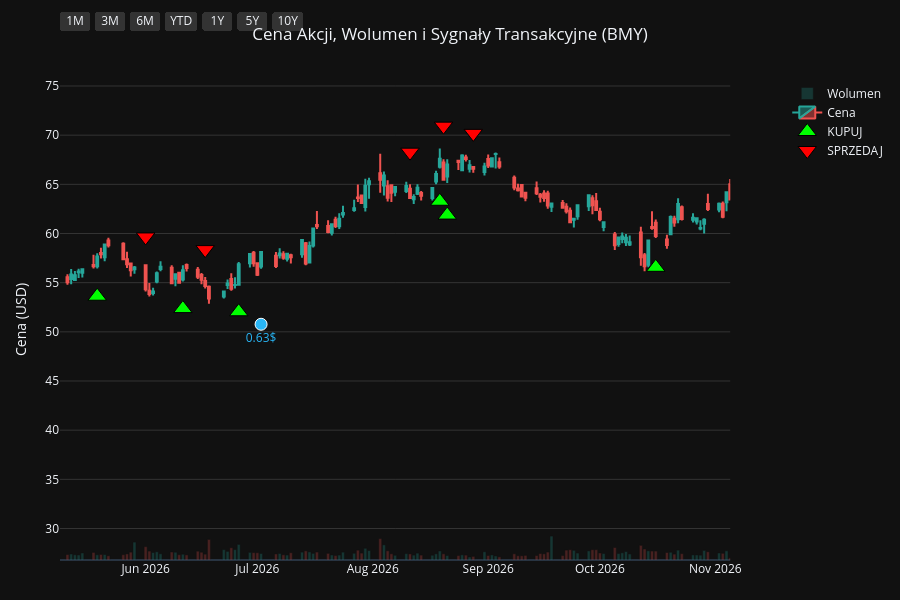
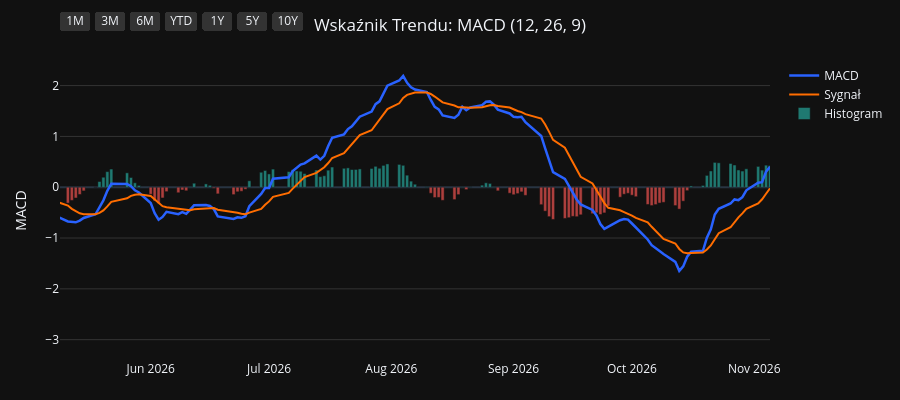
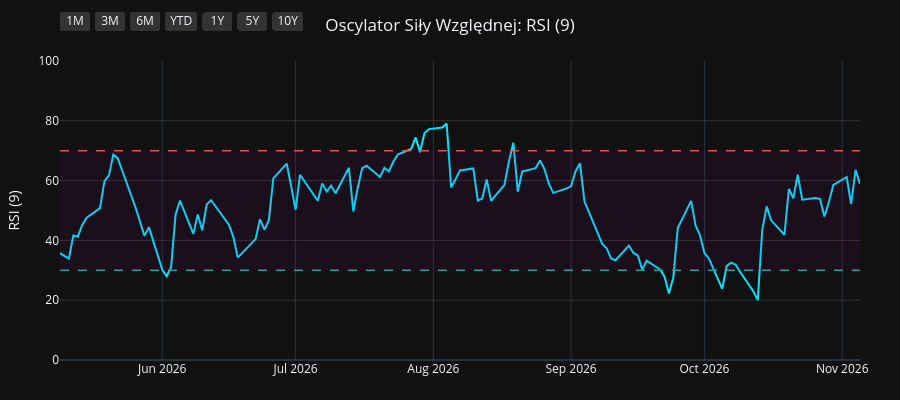
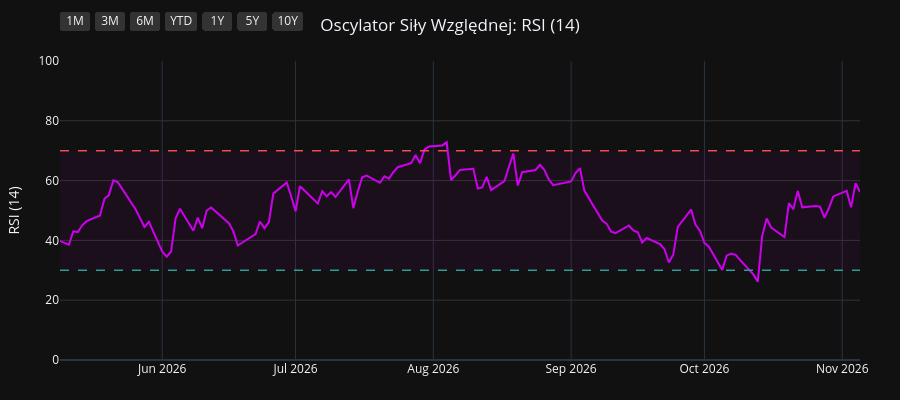

Notebook cell for these charts, in order:
### Code cell
import os
import yfinance as yf
import pandas as pd
import pandas_ta as ta
import plotly.graph_objects as go
from plotly.subplots import make_subplots

# 1. Pobranie i przygotowanie danych
symbol = os.environ.get("STOCK_TICKER", "").strip().upper()
if not symbol:
    raise RuntimeError("Set STOCK_TICKER before running price_extractor.ipynb")
df = yf.Ticker(symbol).history(period="10y")
df.index = df.index.tz_localize(None)

# Wskaźniki i sygnały
df.ta.macd(fast=12, slow=26, signal=9, append=True)
df.ta.rsi(length=9, append=True)
df.ta.rsi(length=14, append=True)
df.ta.rsi(length=21, append=True)
df.dropna(inplace=True)

macd = df['MACD_12_26_9']
signal = df['MACDs_12_26_9']
wczorajszy_macd = macd.shift(1)
wczorajszy_signal = signal.shift(1)

df['Decyzja'] = 'BRAK'
df.loc[(macd > signal) & (wczorajszy_macd <= wczorajszy_signal), 'Decyzja'] = 'KUPUJ'
df.loc[(macd < signal) & (wczorajszy_macd >= wczorajszy_signal), 'Decyzja'] = 'SPRZEDAJ'

df_kupuj = df[df['Decyzja'] == 'KUPUJ']
df_sprzedaj = df[df['Decyzja'] == 'SPRZEDAJ']
df_dywidendy = df[df['Dividends'] > 0]
df_splity = df[df['Stock Splits'] > 0]

# Wspólna konfiguracja osi X
konfiguracja_osi_x = dict(
    type="date",
    showspikes=True, spikemode="across", spikesnap="cursor", spikedash="dot", spikecolor="#ffffff", spikethickness=1, hoverformat="%Y-%m-%d",
    rangeselector=dict(
        buttons=list([
            dict(count=1, label="1M", step="month", stepmode="backward"),
            dict(count=3, label="3M", step="month", stepmode="backward"),
            dict(count=6, label="6M", step="month", stepmode="backward"),
            dict(count=1, label="YTD", step="year", stepmode="todate"),
            dict(count=1, label="1Y", step="year", stepmode="backward"),
            dict(count=5, label="5Y", step="year", stepmode="backward"),
            dict(step="all", label="10Y")
        ]),
        bgcolor="#333333", activecolor="#2962ff", x=0, y=1.1
    )
)

# ==========================================
# WYKRES 1: CENA + WOLUMEN + SYGNAŁY
# ==========================================
fig1 = make_subplots(specs=[[{"secondary_y": True}]])

kolory_wolumenu = ['#26a69a' if row['Close'] >= row['Open'] else '#ef5350' for index, row in df.iterrows()]
fig1.add_trace(go.Bar(x=df.index, y=df['Volume'], marker_color=kolory_wolumenu, opacity=0.25, name='Wolumen'), secondary_y=True)
fig1.add_trace(go.Candlestick(x=df.index, open=df['Open'], high=df['High'], low=df['Low'], close=df['Close'], name='Cena', increasing_line_color='#26a69a', decreasing_line_color='#ef5350'), secondary_y=False)
fig1.add_trace(go.Scatter(x=df_kupuj.index, y=df_kupuj['Low'] * 0.95, customdata=df_kupuj[['Low', 'High']], mode='markers', marker=dict(symbol='triangle-up', size=16, color='#00ff00', line=dict(width=1, color='black')), name='KUPUJ', hovertemplate='KUPUJ<br>Najniższa: %{customdata[0]:.2f}<br>Najwyższa: %{customdata[1]:.2f}<extra></extra>'), secondary_y=False)
fig1.add_trace(go.Scatter(x=df_sprzedaj.index, y=df_sprzedaj['High'] * 1.05, customdata=df_sprzedaj[['Low', 'High']], mode='markers', marker=dict(symbol='triangle-down', size=16, color='#ff0000', line=dict(width=1, color='black')), name='SPRZEDAJ', hovertemplate='SPRZEDAJ<br>Najniższa: %{customdata[0]:.2f}<br>Najwyższa: %{customdata[1]:.2f}<extra></extra>'), secondary_y=False)

if not df_dywidendy.empty:
    fig1.add_trace(go.Scatter(x=df_dywidendy.index, y=df_dywidendy['Low'] * 0.90, mode='markers+text', marker=dict(symbol='circle', size=12, color='#29b6f6', line=dict(width=1, color='white')), text=df_dywidendy['Dividends'].apply(lambda x: f"{x}$"), textposition="bottom center", name='Dywidenda', showlegend=False, hovertemplate='Dywidenda: %{text}<extra></extra>', textfont=dict(color="#29b6f6")), secondary_y=False)
if not df_splity.empty:
                    fig1.add_trace(go.Scatter(x=df_splity.index, y=df_splity['High'], mode='markers+text', marker=dict(symbol='star', size=16, color='#ffee58', line=dict(width=1, color='black')), text=df_splity['Stock Splits'].apply(lambda x: f"{x:g}:1" if x >= 1 else f"1:{1 / x:g}"), textposition="top center", name='Split', hovertemplate='%{text}<extra></extra>', textfont=dict(color="#ffee58")), secondary_y=False)

fig1.update_layout(title=dict(text=f"Cena Akcji, Wolumen i Sygnały Transakcyjne ({symbol})", x=0.5, xanchor='center'), dragmode='pan', xaxis_rangeslider_visible=False, template='plotly_dark', height=600, hovermode='x unified', margin=dict(l=60, r=40, t=60, b=40))
fig1.update_xaxes(**konfiguracja_osi_x)
fig1.update_xaxes(range=[df.index.max() - pd.Timedelta(days=180), df.index.max()])
fig1.update_yaxes(title_text="Cena (USD)", secondary_y=False, gridcolor='#333333')
fig1.update_yaxes(range=[0, df['Volume'].max() * 4], showgrid=False, showticklabels=False, secondary_y=True)
fig1.show(config={'scrollZoom': True})

# ==========================================
# WYKRES 2: WSKAŹNIK MACD
# ==========================================
fig2 = go.Figure()
fig2.add_trace(go.Scatter(x=df.index, y=df['MACD_12_26_9'], line=dict(color='#2962ff', width=2.5), name='MACD'))
fig2.add_trace(go.Scatter(x=df.index, y=df['MACDs_12_26_9'], line=dict(color='#ff6d00', width=2), name='Sygnał'))
kolory_macd = ['#26a69a' if val >= 0 else '#ef5350' for val in df['MACDh_12_26_9']]
fig2.add_trace(go.Bar(x=df.index, y=df['MACDh_12_26_9'], marker_color=kolory_macd, name='Histogram', opacity=0.7))
fig2.update_layout(title=dict(text="Wskaźnik Trendu: MACD (12, 26, 9)", x=0.5, xanchor='center'), dragmode='pan', xaxis_rangeslider_visible=False, template='plotly_dark', height=400, hovermode='x unified', margin=dict(l=60, r=40, t=60, b=40))
fig2.update_xaxes(**konfiguracja_osi_x)
fig2.update_xaxes(range=[df.index.max() - pd.Timedelta(days=180), df.index.max()])
fig2.update_yaxes(title_text="MACD", gridcolor='#333333')
fig2.show(config={'scrollZoom': True})

# ==========================================
# WYKRES 3: OSCYLATOR RSI (9)
# ==========================================
fig3 = go.Figure()
fig3.add_trace(go.Scatter(x=df.index, y=df['RSI_9'], line=dict(color='#00e5ff', width=2), name='RSI (9)'))
fig3.add_hline(y=70, line_dash="dash", line_color="#ef5350", line_width=1.5)
fig3.add_hline(y=30, line_dash="dash", line_color="#26a69a", line_width=1.5)
fig3.add_hrect(y0=30, y1=70, line_width=0, fillcolor="purple", opacity=0.1)
fig3.update_layout(title=dict(text="Oscylator Siły Względnej: RSI (9)", x=0.5, xanchor='center'), dragmode='pan', xaxis_rangeslider_visible=False, template='plotly_dark', height=400, hovermode='x unified', margin=dict(l=60, r=40, t=60, b=40))
fig3.update_xaxes(**konfiguracja_osi_x)
fig3.update_xaxes(range=[df.index.max() - pd.Timedelta(days=180), df.index.max()])
fig3.update_yaxes(title_text="RSI (9)", range=[0, 100], gridcolor='#333333')
fig3.show(config={'scrollZoom': True})

# ==========================================
# WYKRES 4: OSCYLATOR RSI (14)
# ==========================================
fig4 = go.Figure()
fig4.add_trace(go.Scatter(x=df.index, y=df['RSI_14'], line=dict(color='#d500f9', width=2), name='RSI (14)'))
fig4.add_hline(y=70, line_dash="dash", line_color="#ef5350", line_width=1.5)
fig4.add_hline(y=30, line_dash="dash", line_color="#26a69a", line_width=1.5)
fig4.add_hrect(y0=30, y1=70, line_width=0, fillcolor="purple", opacity=0.1)
fig4.update_layout(title=dict(text="Oscylator Siły Względnej: RSI (14)", x=0.5, xanchor='center'), dragmode='pan', xaxis_rangeslider_visible=False, template='plotly_dark', height=400, hovermode='x unified', margin=dict(l=60, r=40, t=60, b=40))
fig4.update_xaxes(**konfiguracja_osi_x)
fig4.update_xaxes(range=[df.index.max() - pd.Timedelta(days=180), df.index.max()])
fig4.update_yaxes(title_text="RSI (14)", range=[0, 100], gridcolor='#333333')
fig4.show(config={'scrollZoom': True})

# ==========================================
# WYKRES 5: OSCYLATOR RSI (21)
# ==========================================
fig5 = go.Figure()
fig5.add_trace(go.Scatter(x=df.index, y=df['RSI_21'], line=dict(color='#64dd17', width=2), name='RSI (21)'))
fig5.add_hline(y=70, line_dash="dash", line_color="#ef5350", line_width=1.5)
fig5.add_hline(y=30, line_dash="dash", line_color="#26a69a", line_width=1.5)
fig5.add_hrect(y0=30, y1=70, line_width=0, fillcolor="purple", opacity=0.1)
fig5.update_layout(title=dict(text="Oscylator Siły Względnej: RSI (21)", x=0.5, xanchor='center'), dragmode='pan', xaxis_rangeslider_visible=False, template='plotly_dark', height=400, hovermode='x unified', margin=dict(l=60, r=40, t=60, b=40))
fig5.update_xaxes(**konfiguracja_osi_x)
fig5.update_xaxes(range=[df.index.max() - pd.Timedelta(days=180), df.index.max()])
fig5.update_yaxes(title_text="RSI (21)", range=[0, 100], gridcolor='#333333')
fig5.show(config={'scrollZoom': True})

### Figure 1 — Plotly figure (JSON) as saved in the notebook; plotly's stock layout.template omitted (floating-point values rounded to 4 significant figures; data arrays with more than 128 entries replaced by an {"elided": "..."} marker saying what was removed)
{"data": [{"marker": {"color": {"elided": "2480 str values"}}, "name": "Wolumen", "opacity": 0.25, "type": "bar", "x": {"elided": "2480 str values"}, "xaxis": "x", "y": {"elided": "2480 int values"}, "yaxis": "y2"}, {"close": {"elided": "2480 float values"}, "decreasing": {"line": {"color": "#ef5350"}}, "high": {"elided": "2480 float values"}, "increasing": {"line": {"color": "#26a69a"}}, "low": {"elided": "2480 float values"}, "name": "Cena", "open": {"elided": "2480 float values"}, "type": "candlestick", "x": {"elided": "2480 str values"}, "xaxis": "x", "yaxis": "y"}, {"customdata": {"elided": "100x2 float values"}, "hovertemplate": "KUPUJ<br>Najniższa: %{customdata[0]:.2f}<br>Najwyższa: %{customdata[1]:.2f}<extra></extra>", "marker": {"color": "#00ff00", "line": {"color": "black", "width": 1}, "size": 16, "symbol": "triangle-up"}, "mode": "markers", "name": "KUPUJ", "type": "scatter", "x": ["2017-02-06T00:00:00", "2017-04-21T00:00:00", "2017-06-02T00:00:00", "2017-06-13T00:00:00", "2017-07-26T00:00:00", "2017-07-31T00:00:00", "2017-08-04T00:00:00", "2017-08-22T00:00:00", "2017-10-12T00:00:00", "2017-11-27T00:00:00", "2018-01-05T00:00:00", "2018-02-13T00:00:00", "2018-05-01T00:00:00", "2018-07-24T00:00:00", "2018-08-16T00:00:00", "2018-09-21T00:00:00", "2018-09-27T00:00:00", "2018-11-05T00:00:00", "2018-12-31T00:00:00", "2019-01-15T00:00:00", "2019-02-28T00:00:00", "2019-04-16T00:00:00", "2019-04-25T00:00:00", "2019-06-07T00:00:00", "2019-07-26T00:00:00", "2019-09-11T00:00:00", "2019-10-10T00:00:00", "2019-12-05T00:00:00", "2020-01-13T00:00:00", "2020-02-10T00:00:00", "2020-03-27T00:00:00", "2020-05-12T00:00:00", "2020-06-25T00:00:00", "2020-08-05T00:00:00", "2020-09-28T00:00:00", "2020-11-04T00:00:00", "2020-12-17T00:00:00", "2020-12-31T00:00:00", "2021-02-23T00:00:00", "2021-03-10T00:00:00", "2021-04-13T00:00:00", "2021-05-18T00:00:00", "2021-06-11T00:00:00", "2021-07-02T00:00:00", "2021-07-23T00:00:00", "2021-08-20T00:00:00", "2021-10-01T00:00:00", "2021-10-14T00:00:00", "2021-12-07T00:00:00", "2022-01-07T00:00:00", "2022-02-07T00:00:00", "2022-02-25T00:00:00", "2022-03-17T00:00:00", "2022-06-22T00:00:00", "2022-07-28T00:00:00", "2022-08-09T00:00:00", "2022-09-12T00:00:00", "2022-10-13T00:00:00", "2022-12-01T00:00:00", "2023-01-11T00:00:00", "2023-03-20T00:00:00", "2023-05-11T00:00:00", "2023-06-05T00:00:00", "2023-07-05T00:00:00", "2023-07-20T00:00:00", "2023-08-14T00:00:00", "2023-10-11T00:00:00", "2023-11-15T00:00:00", "2023-11-24T00:00:00", "2024-02-09T00:00:00", "2024-03-28T00:00:00", "2024-05-10T00:00:00", "2024-06-03T00:00:00", "2024-07-09T00:00:00", "2024-08-16T00:00:00", "2024-09-24T00:00:00", "2024-09-27T00:00:00", "2024-10-31T00:00:00", "2025-01-21T00:00:00", "2025-02-25T00:00:00", "2025-04-30T00:00:00", "2025-05-16T00:00:00", "2025-07-03T00:00:00", "2025-08-12T00:00:00", "2025-10-01T00:00:00", "2025-10-21T00:00:00", "2025-10-30T00:00:00", "2025-11-25T00:00:00", "2026-01-08T00:00:00", "2026-02-04T00:00:00", "2026-03-02T00:00:00", "2026-03-31T00:00:00", "2026-04-17T00:00:00", "2026-04-30T00:00:00", "2026-05-19T00:00:00", "2026-06-11T00:00:00", "2026-06-26T00:00:00", "2026-08-19T00:00:00", "2026-08-21T00:00:00", "2026-10-16T00:00:00"], "xaxis": "x", "y": [34.23, 36.24, 37.17, 36.75, 38.11, 38.11, 38.12, 38.9, 44.83, 42.37, 42.75, 43.59, 36.12, 39.5, 42.24, 43.52, 43.33, 36.33, 36.2, 34.32, 36.52, 33.16, 32.13, 33.53, 32.21, 35.37, 36.98, 43.15, 48.31, 48.62, 37.59, 46.85, 42.99, 44.6, 44.27, 48.22, 46.89, 46.49, 45.77, 46.1, 48.22, 50.05, 51.31, 51.34, 52.48, 52.87, 45.77, 44.49, 44.44, 48.19, 51.17, 53.24, 54.54, 60.43, 58.47, 59.14, 57.69, 55.12, 64.41, 57.6, 53.72, 55.57, 53.71, 52.26, 51.45, 50.49, 46.95, 41.79, 41.22, 40.88, 45.01, 37.78, 35.07, 34.38, 42.43, 43.12, 43.9, 46.89, 50.05, 51.49, 43.97, 40.98, 42.33, 41.69, 41.37, 39.83, 39.7, 44.2, 51.89, 52.47, 57.63, 55.71, 54.99, 53.91, 53.62, 52.36, 52.04, 63.28, 61.87, 56.56], "yaxis": "y"}, {"customdata": {"elided": "100x2 float values"}, "hovertemplate": "SPRZEDAJ<br>Najniższa: %{customdata[0]:.2f}<br>Najwyższa: %{customdata[1]:.2f}<extra></extra>", "marker": {"color": "#ff0000", "line": {"color": "black", "width": 1}, "size": 16, "symbol": "triangle-down"}, "mode": "markers", "name": "SPRZEDAJ", "type": "scatter", "x": ["2017-01-11T00:00:00", "2017-03-16T00:00:00", "2017-05-16T00:00:00", "2017-06-05T00:00:00", "2017-07-11T00:00:00", "2017-07-27T00:00:00", "2017-08-03T00:00:00", "2017-08-21T00:00:00", "2017-09-25T00:00:00", "2017-10-13T00:00:00", "2017-12-19T00:00:00", "2018-02-05T00:00:00", "2018-03-01T00:00:00", "2018-07-23T00:00:00", "2018-08-10T00:00:00", "2018-08-20T00:00:00", "2018-09-26T00:00:00", "2018-10-10T00:00:00", "2018-12-17T00:00:00", "2019-01-03T00:00:00", "2019-02-26T00:00:00", "2019-03-11T00:00:00", "2019-04-24T00:00:00", "2019-05-28T00:00:00", "2019-06-25T00:00:00", "2019-09-09T00:00:00", "2019-09-26T00:00:00", "2019-11-15T00:00:00", "2019-12-24T00:00:00", "2020-01-24T00:00:00", "2020-02-18T00:00:00", "2020-05-01T00:00:00", "2020-05-20T00:00:00", "2020-07-27T00:00:00", "2020-08-24T00:00:00", "2020-10-23T00:00:00", "2020-11-19T00:00:00", "2020-12-23T00:00:00", "2021-01-26T00:00:00", "2021-03-04T00:00:00", "2021-04-07T00:00:00", "2021-04-29T00:00:00", "2021-05-28T00:00:00", "2021-06-22T00:00:00", "2021-07-19T00:00:00", "2021-08-06T00:00:00", "2021-08-25T00:00:00", "2021-10-11T00:00:00", "2021-11-22T00:00:00", "2022-01-06T00:00:00", "2022-01-21T00:00:00", "2022-02-24T00:00:00", "2022-03-07T00:00:00", "2022-04-19T00:00:00", "2022-07-07T00:00:00", "2022-08-02T00:00:00", "2022-08-24T00:00:00", "2022-10-10T00:00:00", "2022-11-14T00:00:00", "2022-12-06T00:00:00", "2023-02-14T00:00:00", "2023-04-26T00:00:00", "2023-05-16T00:00:00", "2023-06-29T00:00:00", "2023-07-07T00:00:00", "2023-07-28T00:00:00", "2023-09-06T00:00:00", "2023-10-26T00:00:00", "2023-11-20T00:00:00", "2024-01-11T00:00:00", "2024-03-18T00:00:00", "2024-04-02T00:00:00", "2024-05-22T00:00:00", "2024-07-03T00:00:00", "2024-08-08T00:00:00", "2024-08-20T00:00:00", "2024-09-25T00:00:00", "2024-10-14T00:00:00", "2024-12-03T00:00:00", "2025-02-06T00:00:00", "2025-03-18T00:00:00", "2025-05-14T00:00:00", "2025-06-18T00:00:00", "2025-07-30T00:00:00", "2025-08-28T00:00:00", "2025-10-13T00:00:00", "2025-10-28T00:00:00", "2025-11-19T00:00:00", "2025-12-29T00:00:00", "2026-01-16T00:00:00", "2026-02-26T00:00:00", "2026-03-03T00:00:00", "2026-04-13T00:00:00", "2026-04-27T00:00:00", "2026-05-01T00:00:00", "2026-06-01T00:00:00", "2026-06-17T00:00:00", "2026-08-11T00:00:00", "2026-08-20T00:00:00", "2026-08-28T00:00:00"], "xaxis": "x", "y": [44.05, 43.08, 41.66, 40.97, 42.58, 41.32, 42.41, 43.2, 48.34, 50.47, 47.92, 50.64, 51.12, 43.76, 46.61, 47.61, 48.6, 49.67, 41.12, 37.63, 40.19, 40.74, 36.31, 37.65, 37.12, 38.97, 40.35, 47.68, 51.44, 54.51, 54.7, 50.13, 52.09, 48.64, 51.83, 51.18, 52.17, 51.53, 55.32, 51.37, 53.11, 55.42, 56.23, 56.72, 57.54, 58.52, 58.44, 49.83, 50.3, 53.76, 56.49, 58.44, 60.24, 67.39, 67.28, 65.96, 64.54, 61.73, 69.22, 72.25, 65.86, 63.03, 61.58, 58.24, 57.85, 56.07, 55.07, 50.92, 46.21, 47.27, 49.1, 49.71, 40.52, 38.32, 45.12, 47.47, 49.15, 51.0, 58.14, 58.09, 58.95, 46.34, 46.84, 47.35, 47.74, 44.92, 44.07, 47.74, 55.59, 58.13, 63.31, 63.66, 61.15, 61.39, 62.39, 59.65, 58.36, 68.27, 70.92, 70.18], "yaxis": "y"}, {"hovertemplate": "Dywidenda: %{text}<extra></extra>", "marker": {"color": "#29b6f6", "line": {"color": "white", "width": 1}, "size": 12, "symbol": "circle"}, "mode": "markers+text", "name": "Dywidenda", "showlegend": false, "text": ["0.39$", "0.39$", "0.39$", "0.39$", "0.4$", "0.4$", "0.4$", "0.4$", "0.41$", "0.41$", "0.41$", "0.41$", "0.45$", "0.45$", "0.45$", "0.45$", "0.49$", "0.49$", "0.49$", "0.49$", "0.54$", "0.54$", "0.54$", "0.54$", "0.57$", "0.57$", "0.57$", "0.57$", "0.6$", "0.6$", "0.6$", "0.6$", "0.62$", "0.62$", "0.62$", "0.62$", "0.63$", "0.63$", "0.63$"], "textfont": {"color": "#29b6f6"}, "textposition": "bottom center", "type": "scatter", "x": ["2017-01-04T00:00:00", "2017-04-05T00:00:00", "2017-07-05T00:00:00", "2017-10-05T00:00:00", "2018-01-04T00:00:00", "2018-04-05T00:00:00", "2018-07-05T00:00:00", "2018-10-04T00:00:00", "2019-01-03T00:00:00", "2019-04-04T00:00:00", "2019-07-03T00:00:00", "2019-10-03T00:00:00", "2020-01-02T00:00:00", "2020-04-02T00:00:00", "2020-07-02T00:00:00", "2020-10-01T00:00:00", "2020-12-31T00:00:00", "2021-03-31T00:00:00", "2021-07-01T00:00:00", "2021-09-30T00:00:00", "2022-01-06T00:00:00", "2022-03-31T00:00:00", "2022-06-30T00:00:00", "2022-10-06T00:00:00", "2023-01-05T00:00:00", "2023-04-06T00:00:00", "2023-07-06T00:00:00", "2023-10-05T00:00:00", "2024-01-04T00:00:00", "2024-04-04T00:00:00", "2024-07-05T00:00:00", "2024-10-04T00:00:00", "2025-01-03T00:00:00", "2025-04-04T00:00:00", "2025-07-03T00:00:00", "2025-10-03T00:00:00", "2026-01-02T00:00:00", "2026-04-02T00:00:00", "2026-07-02T00:00:00"], "xaxis": "x", "y": [37.86, 34.24, 36.14, 41.71, 40.04, 41.21, 36.64, 41.6, 30.01, 31.55, 31.87, 33.75, 44.2, 37.82, 41.79, 42.73, 44.04, 45.7, 48.58, 43.73, 45.39, 54.83, 57.71, 53.28, 54.96, 53.91, 49.47, 44.07, 41.1, 41.36, 32.27, 44.2, 47.22, 46.38, 40.11, 38.88, 46.63, 52.6, 50.77], "yaxis": "y"}], "layout": {"dragmode": "pan", "height": 600, "hovermode": "x unified", "margin": {"b": 40, "l": 60, "r": 40, "t": 60}, "title": {"text": "Cena Akcji, Wolumen i Sygnały Transakcyjne (BMY)", "x": 0.5, "xanchor": "center"}, "xaxis": {"anchor": "y", "domain": [0.0, 0.94], "hoverformat": "%Y-%m-%d", "range": ["2026-05-09T00:00:00", "2026-11-05T00:00:00"], "rangeselector": {"activecolor": "#2962ff", "bgcolor": "#333333", "buttons": [{"count": 1, "label": "1M", "step": "month", "stepmode": "backward"}, {"count": 3, "label": "3M", "step": "month", "stepmode": "backward"}, {"count": 6, "label": "6M", "step": "month", "stepmode": "backward"}, {"count": 1, "label": "YTD", "step": "year", "stepmode": "todate"}, {"count": 1, "label": "1Y", "step": "year", "stepmode": "backward"}, {"count": 5, "label": "5Y", "step": "year", "stepmode": "backward"}, {"label": "10Y", "step": "all"}], "x": 0, "y": 1.1}, "rangeslider": {"visible": false}, "showspikes": true, "spikecolor": "#ffffff", "spikedash": "dot", "spikemode": "across", "spikesnap": "cursor", "spikethickness": 1, "type": "date"}, "yaxis": {"anchor": "x", "domain": [0.0, 1.0], "gridcolor": "#333333", "title": {"text": "Cena (USD)"}}, "yaxis2": {"anchor": "x", "overlaying": "y", "range": [0, 741652800], "showgrid": false, "showticklabels": false, "side": "right"}}}

### Figure 2 — Plotly figure (JSON) as saved in the notebook; plotly's stock layout.template omitted (floating-point values rounded to 4 significant figures; data arrays with more than 128 entries replaced by an {"elided": "..."} marker saying what was removed)
{"data": [{"line": {"color": "#2962ff", "width": 2.5}, "name": "MACD", "type": "scatter", "x": {"elided": "2480 str values"}, "y": {"elided": "2480 float values"}}, {"line": {"color": "#ff6d00", "width": 2}, "name": "Sygnał", "type": "scatter", "x": {"elided": "2480 str values"}, "y": {"elided": "2480 float values"}}, {"marker": {"color": {"elided": "2480 str values"}}, "name": "Histogram", "opacity": 0.7, "type": "bar", "x": {"elided": "2480 str values"}, "y": {"elided": "2480 float values"}}], "layout": {"dragmode": "pan", "height": 400, "hovermode": "x unified", "margin": {"b": 40, "l": 60, "r": 40, "t": 60}, "title": {"text": "Wskaźnik Trendu: MACD (12, 26, 9)", "x": 0.5, "xanchor": "center"}, "xaxis": {"hoverformat": "%Y-%m-%d", "range": ["2026-05-09T00:00:00", "2026-11-05T00:00:00"], "rangeselector": {"activecolor": "#2962ff", "bgcolor": "#333333", "buttons": [{"count": 1, "label": "1M", "step": "month", "stepmode": "backward"}, {"count": 3, "label": "3M", "step": "month", "stepmode": "backward"}, {"count": 6, "label": "6M", "step": "month", "stepmode": "backward"}, {"count": 1, "label": "YTD", "step": "year", "stepmode": "todate"}, {"count": 1, "label": "1Y", "step": "year", "stepmode": "backward"}, {"count": 5, "label": "5Y", "step": "year", "stepmode": "backward"}, {"label": "10Y", "step": "all"}], "x": 0, "y": 1.1}, "rangeslider": {"visible": false}, "showspikes": true, "spikecolor": "#ffffff", "spikedash": "dot", "spikemode": "across", "spikesnap": "cursor", "spikethickness": 1, "type": "date"}, "yaxis": {"gridcolor": "#333333", "title": {"text": "MACD"}}}}

### Figure 3 — Plotly figure (JSON) as saved in the notebook; plotly's stock layout.template omitted (floating-point values rounded to 4 significant figures; data arrays with more than 128 entries replaced by an {"elided": "..."} marker saying what was removed)
{"data": [{"line": {"color": "#00e5ff", "width": 2}, "name": "RSI (9)", "type": "scatter", "x": {"elided": "2480 str values"}, "y": {"elided": "2480 float values"}}], "layout": {"dragmode": "pan", "height": 400, "hovermode": "x unified", "margin": {"b": 40, "l": 60, "r": 40, "t": 60}, "shapes": [{"line": {"color": "#ef5350", "dash": "dash", "width": 1.5}, "type": "line", "x0": 0, "x1": 1, "xref": "x domain", "y0": 70, "y1": 70, "yref": "y"}, {"line": {"color": "#26a69a", "dash": "dash", "width": 1.5}, "type": "line", "x0": 0, "x1": 1, "xref": "x domain", "y0": 30, "y1": 30, "yref": "y"}, {"fillcolor": "purple", "line": {"width": 0}, "opacity": 0.1, "type": "rect", "x0": 0, "x1": 1, "xref": "x domain", "y0": 30, "y1": 70, "yref": "y"}], "title": {"text": "Oscylator Siły Względnej: RSI (9)", "x": 0.5, "xanchor": "center"}, "xaxis": {"hoverformat": "%Y-%m-%d", "range": ["2026-05-09T00:00:00", "2026-11-05T00:00:00"], "rangeselector": {"activecolor": "#2962ff", "bgcolor": "#333333", "buttons": [{"count": 1, "label": "1M", "step": "month", "stepmode": "backward"}, {"count": 3, "label": "3M", "step": "month", "stepmode": "backward"}, {"count": 6, "label": "6M", "step": "month", "stepmode": "backward"}, {"count": 1, "label": "YTD", "step": "year", "stepmode": "todate"}, {"count": 1, "label": "1Y", "step": "year", "stepmode": "backward"}, {"count": 5, "label": "5Y", "step": "year", "stepmode": "backward"}, {"label": "10Y", "step": "all"}], "x": 0, "y": 1.1}, "rangeslider": {"visible": false}, "showspikes": true, "spikecolor": "#ffffff", "spikedash": "dot", "spikemode": "across", "spikesnap": "cursor", "spikethickness": 1, "type": "date"}, "yaxis": {"gridcolor": "#333333", "range": [0, 100], "title": {"text": "RSI (9)"}}}}

### Figure 4 — Plotly figure (JSON) as saved in the notebook; plotly's stock layout.template omitted (floating-point values rounded to 4 significant figures; data arrays with more than 128 entries replaced by an {"elided": "..."} marker saying what was removed)
{"data": [{"line": {"color": "#d500f9", "width": 2}, "name": "RSI (14)", "type": "scatter", "x": {"elided": "2480 str values"}, "y": {"elided": "2480 float values"}}], "layout": {"dragmode": "pan", "height": 400, "hovermode": "x unified", "margin": {"b": 40, "l": 60, "r": 40, "t": 60}, "shapes": [{"line": {"color": "#ef5350", "dash": "dash", "width": 1.5}, "type": "line", "x0": 0, "x1": 1, "xref": "x domain", "y0": 70, "y1": 70, "yref": "y"}, {"line": {"color": "#26a69a", "dash": "dash", "width": 1.5}, "type": "line", "x0": 0, "x1": 1, "xref": "x domain", "y0": 30, "y1": 30, "yref": "y"}, {"fillcolor": "purple", "line": {"width": 0}, "opacity": 0.1, "type": "rect", "x0": 0, "x1": 1, "xref": "x domain", "y0": 30, "y1": 70, "yref": "y"}], "title": {"text": "Oscylator Siły Względnej: RSI (14)", "x": 0.5, "xanchor": "center"}, "xaxis": {"hoverformat": "%Y-%m-%d", "range": ["2026-05-09T00:00:00", "2026-11-05T00:00:00"], "rangeselector": {"activecolor": "#2962ff", "bgcolor": "#333333", "buttons": [{"count": 1, "label": "1M", "step": "month", "stepmode": "backward"}, {"count": 3, "label": "3M", "step": "month", "stepmode": "backward"}, {"count": 6, "label": "6M", "step": "month", "stepmode": "backward"}, {"count": 1, "label": "YTD", "step": "year", "stepmode": "todate"}, {"count": 1, "label": "1Y", "step": "year", "stepmode": "backward"}, {"count": 5, "label": "5Y", "step": "year", "stepmode": "backward"}, {"label": "10Y", "step": "all"}], "x": 0, "y": 1.1}, "rangeslider": {"visible": false}, "showspikes": true, "spikecolor": "#ffffff", "spikedash": "dot", "spikemode": "across", "spikesnap": "cursor", "spikethickness": 1, "type": "date"}, "yaxis": {"gridcolor": "#333333", "range": [0, 100], "title": {"text": "RSI (14)"}}}}
